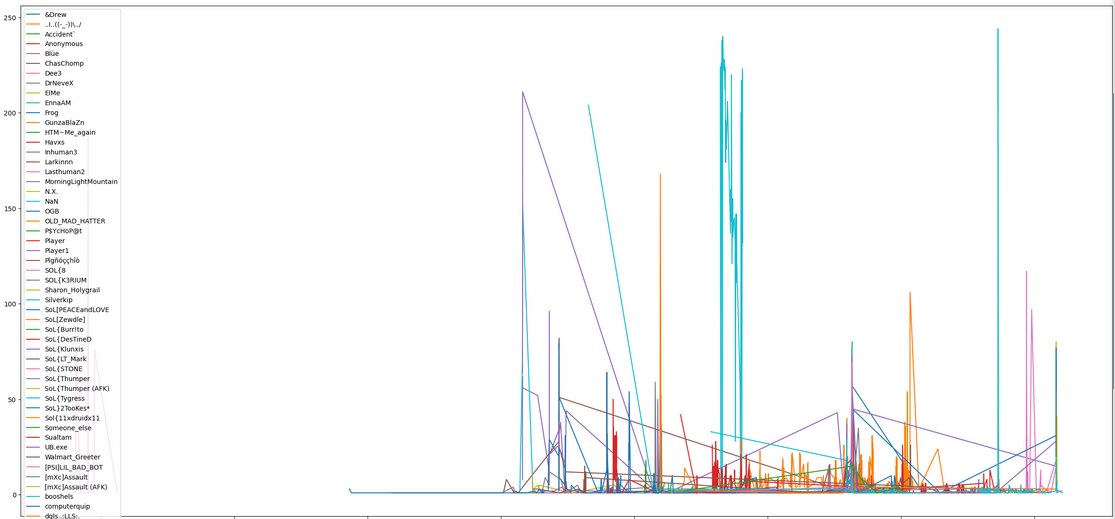

Python code for this plot:
import duckdb
import pandas

conn = duckdb.connect(database=':memory:', read_only=False)
conn.execute("""
create table nmlog as select * from read_csv_auto('c:\\logs\\nmlog\\ut2004server\\*.csv', HEADER=true);
""")
result = conn.execute("""
select * from nmlog where ping > 0 and ping < 170 and PacketLoss > 0 
""").fetchall()
data = pandas.DataFrame.from_records(result, columns=['Timestamp', 'IP', 'PlayerName','Ping', 'PacketLoss'])
data.set_index('Timestamp').groupby('PlayerName')["PacketLoss"].plot(kind='line',legend=True, figsize=(30,16))
